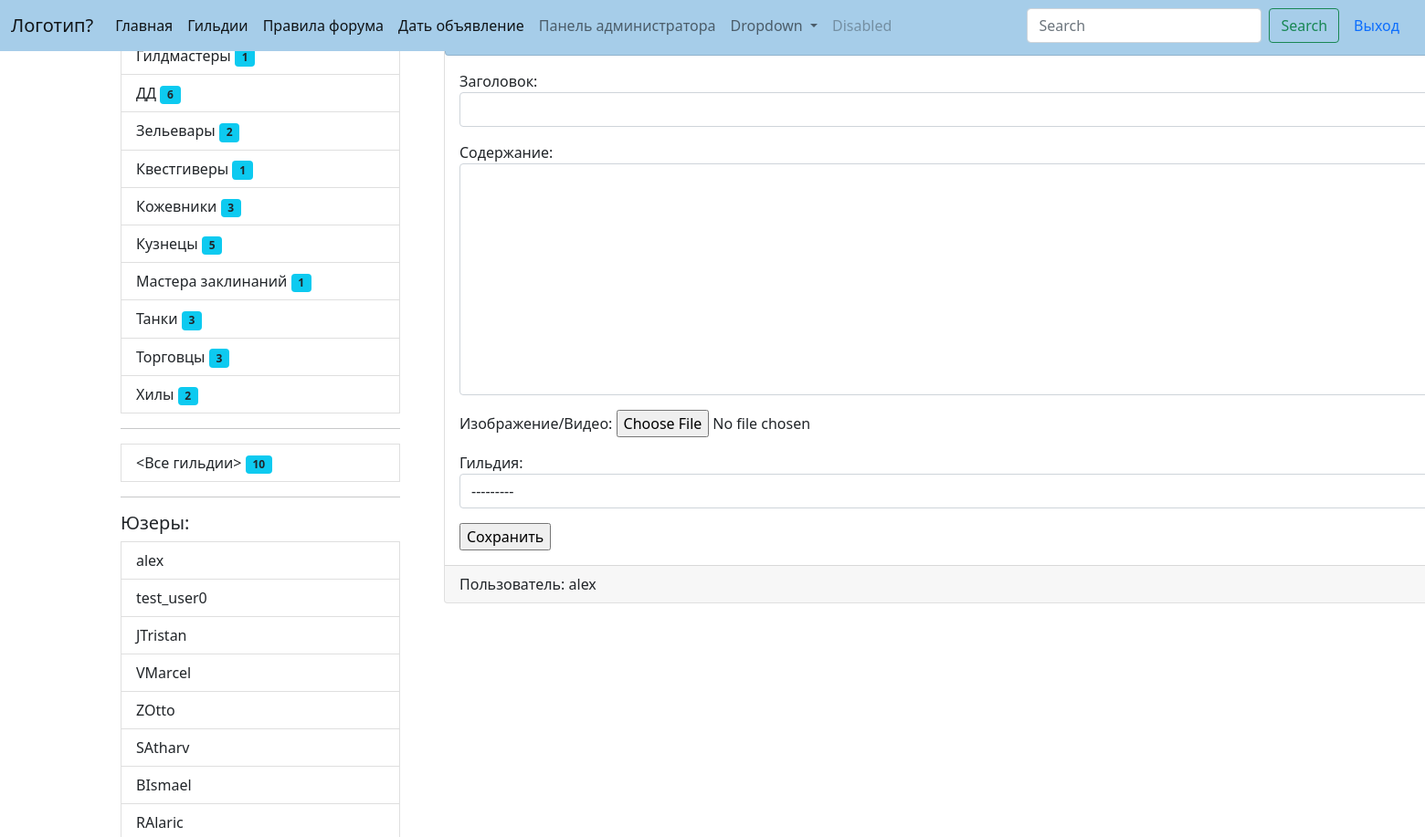
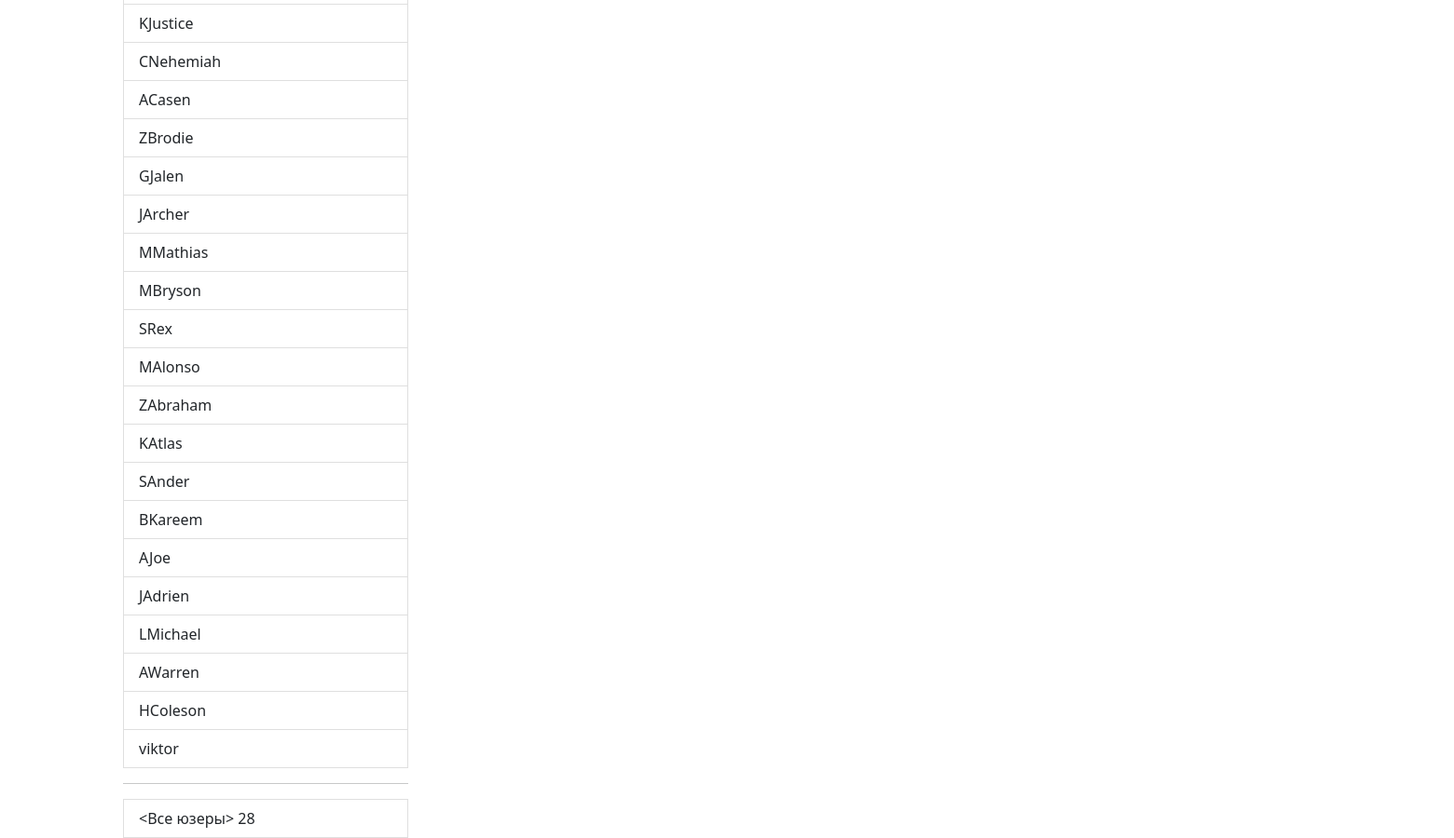
/ads/create (signed in), run on the app's committed database (2 pictures, top to bottom).
### ads/models.py (models this page shows)
class Guild(m.Model):
    name = m.CharField(max_length=25,
                       unique=True,
                       blank=False,
                       null=False,
                       verbose_name="Наименование")
    description = m.TextField(verbose_name="Описание")
    image = m.ImageField(
        upload_to='pics/guilds',
        null=True,
        blank=True)
    def __str__(self):
        return self.name
    def get_absolute_url(self):
        return reverse_lazy('ads:guild_detail', kwargs={'pk': self.pk})
    class Meta:
        ordering = ['-name']
        verbose_name = "Гильдия"
        verbose_name_plural = 'Гильдии'

### users/models.py (models this page shows)
class User(AbstractUser):
    guild = models.ForeignKey(
        to=Guild,
        null=True,
        blank=True,
        on_delete=models.PROTECT)
    def __str__(self):
        return self.username
    def get_absolute_url(self):
        return reverse_lazy('ads:user_profile', kwargs={'pk': self.pk})

### ads/views.py (the view, shortened to what this page needs)
# urls.py: path('ads/create', av.AdCreateView.as_view(), name='create_ad'),
class AdCreateView(LoginRequiredMixin, CreateView):
    form_class = af.AdForm
    template_name = 'ads/ad_form.html'

### ads/forms.py
class AdForm(forms.ModelForm):
    class Meta:
        model = Ad
        fields = ['title', 'content', 'media_content', 'guild']
        widgets = {
            'title': forms.TextInput(attrs={'class': 'form-control',}),
            'content': forms.Textarea(attrs={'class': 'form-control', 'rows':10 }),
            'guild': forms.Select(attrs={'class': 'form-control'}),
        }

### ads/templatetags/ads_tags.py (called while the page is built)
@register.simple_tag
def get_guilds_list():
    return Guild.objects.annotate(cnt=Count('user'))

@register.simple_tag
def get_users_list():
    return User.objects.all()

### ads/templates/ads/ad_form.html (shortened to what this page needs)
{% extends 'Witebord/base.html' %}
{% block content %}
<div class="container mt-10">
        <div class="card mb-3 mt-10" style="width: 80rem;">
            <div class="card header mt-2" style="background-color: #a6cde9;">
                <h3>{{ ad.title  }}:</h3>
            </div>
            <div class="card-body">
                <form method="post" enctype="multipart/form-data">
                    {{ form.as_p }}
                    <input type="submit" value="Сохранить">
                </form>
            </div>
            <div class="card-footer">
                Пользователь: {{ user }}
            </div>
        </div>
</div>
{% endblock content %}

### templates/inc/_sidebar.html (shortened to what this page needs)
{% load ads_tags %}
<div class="list-group">
    <h5>Гильдии:</h5>
    <div class="col-lt-1">
        {% get_guilds_list as guilds %}
        {% get_users_list as users %}
        {% for guild in guilds %}
        <a href="{{ guild.get_absolute_url }}" class="list-group-item list-group-item-action" aria-current="true">
        {{ guild.name }} <span class="badge bg-info text-dark">{{ guild.cnt }}</span>
        </a>
        {% endfor %}
        <hr>
        <a href="{% url 'ads:guilds_list' %}" class="list-group-item list-group-item-action" aria-current="true">
            <Все гильдии> <span class="badge bg-info text-dark"> {{ guilds.count }}</span>
        </a>
    </div>
</div>
<hr>
<h5>Юзеры:</h5>
<div class="list-group">
    <div class="col-lt-1">
        {% for usr in users %}
        <a href="{{ usr.get_absolute_url }}" class="list-group-item list-group-item-action" aria-current="true">
        {{ usr|default:'anonymous' }}
        </a>
        {% endfor %}
        <hr>
        <a href="#" class="list-group-item list-group-item-action" aria-current="true">
            <Все юзеры> <span class="'badge rounded-pill text-bg-primary"> {{ users.count }}</span>
        </a>
    </div>
</div>

### data on the page
Guild: name "Гилдмастеры", cnt "1"
Guild: name "ДД", cnt "6"
Guild: name "Зельевары", cnt "2"
Guild: name "Квестгиверы", cnt "1"
Guild: name "Кожевники", cnt "3"
Guild: name "Кузнецы", cnt "5"
Guild: name "Мастера заклинаний", cnt "1"
Guild: name "Танки", cnt "3"
Guild: name "Торговцы", cnt "3"
Guild: name "Хилы", cnt "2"
User: username "alex"
User: username "test_user0"
User: username "JTristan"
User: username "VMarcel"
User: username "ZOtto"
User: username "SAtharv"
User: username "BIsmael"
User: username "RAlaric"
User: username "KJustice"
User: username "CNehemiah"
User: username "ACasen"
User: username "ZBrodie"
User: username "GJalen"
User: username "JArcher"
User: username "MMathias"
User: username "MBryson"
User: username "SRex"
User: username "MAlonso"
User: username "ZAbraham"
User: username "KAtlas"
User: username "SAnder"
User: username "BKareem"
User: username "AJoe"
User: username "JAdrien"
User: username "LMichael"
User: username "AWarren"
User: username "HColeson"
User: username "viktor"

### other printed values
{{ guilds.count }} "10"
{{ users.count }} "28"
